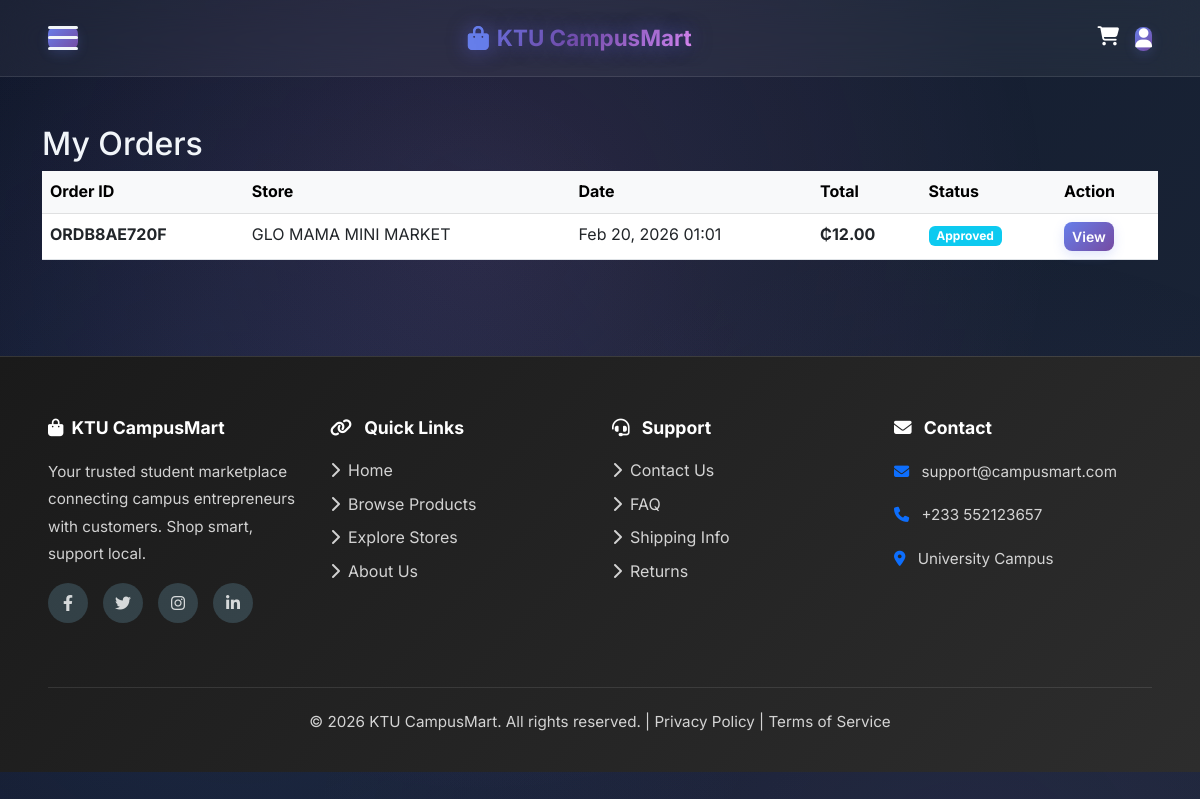
The app's page /orders/history/ (signed in) with its own data.
### orders/models.py (models this page shows, shortened)
class Order(models.Model):
    ORDER_STATUS_CHOICES = [
        ('pending', 'Pending'),
        ('approved', 'Approved'),
        ('out_for_delivery', 'Out for Delivery'),
        ('delivered', 'Delivered'),
        ('cancelled', 'Cancelled'),
    ]
    PAYMENT_METHOD_CHOICES = [
        ('cod', 'Cash on Delivery'),
    ]
    order_id = models.CharField(max_length=20, unique=True)
    customer = models.ForeignKey(User, on_delete=models.CASCADE, related_name='orders', limit_choices_to={'role': 'customer'})
    store = models.ForeignKey('stores.Store', on_delete=models.SET_NULL, null=True, related_name='orders')
    status = models.CharField(max_length=20, choices=ORDER_STATUS_CHOICES, default='pending')
    payment_method = models.CharField(max_length=20, choices=PAYMENT_METHOD_CHOICES, default='cod')
    total_price = models.DecimalField(max_digits=10, decimal_places=2)
    delivery_name = models.CharField(max_length=200)
    delivery_phone = models.CharField(max_length=15)
    delivery_location = models.CharField(max_length=255)
    delivery_notes = models.TextField(blank=True)
    created_at = models.DateTimeField(auto_now_add=True)
    updated_at = models.DateTimeField(auto_now=True)
    delivered_at = models.DateTimeField(null=True, blank=True)
    class Meta:
        ordering = ['-created_at']
        indexes = [
            models.Index(fields=['customer', 'status']),
            models.Index(fields=['store', 'status']),
        ]

### stores/models.py (models this page shows, shortened)
class Store(models.Model):
    name = models.CharField(max_length=200, unique=True)
    description = models.TextField()
    entrepreneur = models.OneToOneField(User, on_delete=models.SET_NULL, null=True, related_name='store')
    location = models.CharField(max_length=255)
    phone_number = models.CharField(max_length=20, blank=True, null=True, help_text='WhatsApp phone number (with country code, e.g., +233XXXXXXXXX)')
    logo = models.ImageField(upload_to='stores/logos/', null=True, blank=True)
    is_active = models.BooleanField(default=True)
    created_at = models.DateTimeField(auto_now_add=True)
    updated_at = models.DateTimeField(auto_now=True)
    class Meta:
        ordering = ['-created_at']

### orders/views.py (the view)
# urls.py: path('history/', views.order_history, name='order_history'),
@login_required
@require_http_methods(["GET"])
def order_history(request):
    if request.user.role == 'customer':
        orders = request.user.orders.all()
    elif request.user.role == 'entrepreneur':
        if not hasattr(request.user, 'store'):
            messages.error(request, 'No store assigned.')
            return redirect('home')
        orders = request.user.store.orders.all()
    else:
        messages.error(request, 'Access denied.')
        return redirect('home')
    context = {'orders': orders}
    return render(request, 'orders/order_history.html', context)

### accounts/models.py (called while the page is built)
    def get_full_name(self):
        return f"{self.first_name} {self.last_name}".strip()

### notifications/context_processors.py (called while the page is built)
def notifications_context(request):
    if request.user.is_authenticated and hasattr(request.user, 'notifications'):
        return {
            'notifications': request.user.notifications.all()[:5],
            'unread_notifications': request.user.notifications.filter(is_read=False)
        }
    return {}

### templates/orders/order_history.html (shortened to what this page needs)
{% extends 'base.html' %}
{% block content %}
<div class="container my-5">
    <h2 class="section-header">
        {% if request.user.role == 'customer' %}
            My Orders
        {% else %}
            Customer Orders
        {% endif %}
    </h2>
    {% if orders %}
        <div class="table-responsive">
            <table class="table table-hover">
                <thead class="table-light">
                    <tr>
                        <th>Order ID</th>
                        {% if request.user.role == 'entrepreneur' %}
                            <th>Customer</th>
                        {% else %}
                            <th>Store</th>
                        {% endif %}
                        <th>Date</th>
                        <th>Total</th>
                        <th>Status</th>
                        <th>Action</th>
                    </tr>
                </thead>
                <tbody>
                    {% for order in orders %}
                        <tr>
                            <td><strong>{{ order.order_id }}</strong></td>
                            <td>
                                {% if request.user.role == 'entrepreneur' %}
                                    {{ order.customer.get_full_name|default:order.customer.username }}
                                {% else %}
                                    {{ order.store.name }}
                                {% endif %}
                            </td>
                            <td>{{ order.created_at|date:"M d, Y H:i" }}</td>
                            <td><strong>₵{{ order.total_price|floatformat:2 }}</strong></td>
                            <td>
                                {% if order.status == 'pending' %}
                                    <span class="badge bg-warning">Pending</span>
                                {% elif order.status == 'approved' %}
                                    <span class="badge bg-info">Approved</span>
                                {% elif order.status == 'out_for_delivery' %}
                                    <span class="badge bg-primary">Out for Delivery</span>
                                {% elif order.status == 'delivered' %}
                                    <span class="badge bg-success">Delivered</span>
                                {% elif order.status == 'cancelled' %}
                                    <span class="badge bg-danger">Cancelled</span>
                                {% endif %}
                            </td>
                            <td>
                                <a href="{% url 'orders:order_detail' order.id %}" class="btn btn-sm btn-primary">View</a>
                            </td>
                        </tr>
                    {% endfor %}
                </tbody>
            </table>
        </div>
    {% else %}
        <div class="alert alert-info">
            <i class="fas fa-info-circle"></i> No orders found.
        </div>
    {% endif %}
</div>
{% endblock %}

### templates/base.html (style rules this page uses)
:root { --primary-color: #667eea; --secondary-color: #764ba2; --accent-color: #f093fb; --dark-bg: #0f172a; --light-bg: #1e293b; --text-primary: #f1f5f9; --text-secondary: #94a3b8; --glass-bg: rgba(255, 255, 255, 0.05); --glass-border: rgba(255, 255, 255, 0.1); --sidebar-width: 320px; }
* { font-family: 'Inter', sans-serif; margin: 0; padding: 0; box-sizing: border-box; }
html { scroll-behavior: smooth; }
body { background: linear-gradient(135deg, var(--dark-bg) 0%, var(--light-bg) 100%); color: var(--text-primary); line-height: 1.6; min-height: 100vh; position: relative; overflow-x: hidden; }
body::before { content: ''; position: fixed; top: 0; left: 0; width: 100%; height: 100%; background: radial-gradient(circle at 20% 50%, rgba(102, 126, 234, 0.1) 0%, transparent 50%), radial-gradient(circle at 80% 80%, rgba(118, 75, 162, 0.1) 0%, transparent 50%), radial-gradient(circle at 40% 20%, rgba(240, 147, 251, 0.1) 0%, transparent 50%); pointer-events: none; z-index: -1; }
button, .btn { background: linear-gradient(135deg, var(--primary-color), var(--secondary-color)) !important; color: white !important; border: none !important; border-radius: 8px !important; font-weight: 600; transition: all 0.3s ease; box-shadow: 0 4px 12px rgba(102, 126, 234, 0.2); }

### records on screen
Order: order_id "ORDB8AE720F", store.name "GLO MAMA MINI MARKET", created_at "Feb 20, 2026 01:01", total_price "12.00", status "Approved"
